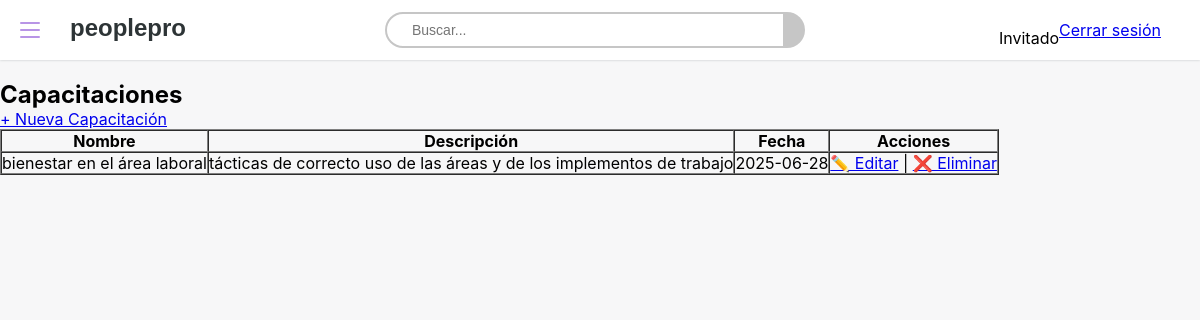
Page /public/index.php?action=capacitacion on the committed database.
### tables this page shows
CREATE TABLE `capacitaciones` (
  `id` int(11) NOT NULL,
  `nombre` varchar(100) NOT NULL,
  `descripcion` text DEFAULT NULL,
  `fecha` date NOT NULL,
  `created_at` timestamp NOT NULL DEFAULT current_timestamp()
);

### core/controller.php (called while the page is built, shortened)
<?php
class Controller {
    public function view($view, $data = []) {
        extract($data);
        require_once __DIR__ . '/../views/' . $view . '.php';
    }
}

### controllers/CapacitacionController.php (called while the page is built, shortened)
<?php
require_once __DIR__ . '/../models/Capacitacion.php';
require_once __DIR__ . '/../core/Controller.php';
class CapacitacionController extends Controller {
    private $model;
    public function __construct() {
        $this->model = new Capacitacion();
    }
    public function index() {
        $data['capacitaciones'] = $this->model->obtenerTodos();
        $this->view('capacitaciones/index', $data);
    }
}

### core/model.php (called while the page is built, shortened)
<?php
require_once __DIR__ . '/../config/database.php';
class Model {
    public function __construct() {
        $db = new Database();
        $this->conn = $db->connect();
    }
}

### config/database.php (called while the page is built, shortened)
<?php
class Database {
    private $host = "localhost";
    private $db_name = "peoplepro";
    private $username = "root";
    private $password = "";
    public function connect() {
        $this->conn = null;
        try {
            $this->conn = new PDO("mysql:host=$this->host;dbname=$this->db_name", $this->username, $this->password);
            $this->conn->setAttribute(PDO::ATTR_ERRMODE, PDO::ERRMODE_EXCEPTION);
        } catch (PDOException $e) {
            die("Error en la conexión: " . $e->getMessage());
        }
        return $this->conn;
    }
}

### models/Capacitacion.php (called while the page is built, shortened)
<?php
require_once __DIR__ . '/../core/Model.php';
class Capacitacion extends Model {
    public function obtenerTodos() {
        $stmt = $this->conn->prepare("SELECT * FROM capacitaciones");
        $stmt->execute();
        return $stmt->fetchAll(PDO::FETCH_ASSOC);
    }
}

### views/capacitaciones/index.php (the view, shortened to what this page needs)
<!DOCTYPE html>
<html lang="es">
<head>
  <link rel="stylesheet" href="/peoplepro/public/css/nav.css">
</head>
<body>
    <header class="header">
        <div class="izquierda">
            <button class="menu-hamburguesa">
                <span class="linea"></span>
                <span class="linea"></span>
                <span class="linea"></span>
            </button>
            <div id="logo"></div>
        </div>
        <form action="#" class="buscador">
        <input type="text" placeholder="Buscar..." class="input-buscador">
        <button type="submit" class="buscador-icono"><i class="bi bi-search"></i></button>
        </form>
        <div class="derecha">
            <p><?= htmlspecialchars($_SESSION['usuario_nombre'] ?? 'Invitado') ?></p>
            <a href="index.php?action=logout">Cerrar sesión</a>
        </div>
    </header>
    <br>
    <h2>Capacitaciones</h2>
        <a href="/peoplepro/public/index.php?action=capacitacion&method=crear">+ Nueva Capacitación</a>
        <table border="1" cellpadding="5" cellspacing="0">
            <thead>
                <tr>
                    <th>Nombre</th>
                    <th>Descripción</th>
                    <th>Fecha</th>
                    <th>Acciones</th>
                </tr>
            </thead>
            <tbody>
                <?php foreach ($capacitaciones as $cap): ?>
                <tr>
                    <td><?= htmlspecialchars($cap['nombre']) ?></td>
                    <td><?= htmlspecialchars($cap['descripcion']) ?></td>
                    <td><?= htmlspecialchars($cap['fecha']) ?></td>
                    <td>
                        <a href="/peoplepro/public/index.php?action=capacitacion&method=editar&id=<?= $cap['id'] ?>">✏️ Editar</a> |
                        <a href="/peoplepro/public/index.php?action=capacitacion&method=eliminar&id=<?= $cap['id'] ?>" onclick="return confirm('¿Seguro que quieres eliminar esta capacitación?');">❌ Eliminar</a>
                    </td>
                </tr>
                <?php endforeach; ?>
            </tbody>
        </table>
</body>
</html>

### public/css/nav.css (style rules this page uses)
@media (prefers-color-scheme: light) { :root { --fondo: #F7F7F8; --fondo-header: #ffffff; --texto-primario: #2D3436; --texto-secundario: #636E72; --color-logo: #2D3436; --color-icono-menu: #b895e6; --box-shadow: #bdc2c4 0px 0px 2.5px; --color-buscador:#C6C6C6; } }
* { margin: 0; padding: 0; box-sizing: border-box; font-family: "Inter", sans-serif; }
body { background-color: var(--fondo); }
.header { background-color: var(--fondo-header); padding: 10px; display: flex; align-items: center; justify-content: space-between; width: 100%; height: auto; box-shadow: var(--box-shadow); position: sticky; }
.izquierda { display: flex; align-items: center; justify-content: center; }
.menu-hamburguesa { display: flex; flex-direction: column; justify-content: center; align-items: center; width: 40px; height: 40px; gap: 5px; cursor: pointer; z-index: 8888; border: none; }
.linea { position: relative; width: 20px; height: 2px; background-color: var(--color-icono-menu); border-radius: 10px; transition: all 0.5s ease-in-out; }
.menu-hamburguesa .linea:nth-child(1), .menu-hamburguesa .linea:nth-child(3) { top: 0; transform: rotate(0deg); }
.menu-hamburguesa .linea:nth-child(2) { opacity: 1; visibility: visible; }
#logo { font-size: 24px; white-space: pre-wrap; padding: 0 5px 5px 0; animation: blink-caret 0.75s step-end infinite; color: var(--color-logo); font-family: "Libre Franklin", sans-serif; font-weight:900; margin-left: 20px; z-index: 7777; width: 150px; }
.buscador { display: flex; justify-content: center; }
.input-buscador { padding: 8px 10px 8px 25px; background-size: 16px 16px; border: 2px solid var(--color-buscador); border-radius: 20px 0 0 20px; font-size: 14px; outline: none; width: 400px; font-family: "Libre Franklin", sans-serif; font-weight: 500; overflow: hidden; color: #3d3f41; }
.buscador-icono { border: none; padding: 6.2px 10px; border-radius: 0 20px 20px 0; background-color: var(--color-buscador); }
.derecha { display: flex; align-items: center; justify-content: center; width: 220px; height: 40px; }
.derecha p { margin-top: 15px; }
.derecha, .izquierda, .buscador, .menu-hamburguesa, #logo, .nav-lista li, .nav-lista a, .nav-lista { background-color: transparent; box-sizing: border-box; }

### rows in the picture
capacitaciones: nombre "bienestar en el área laboral", descripcion "tácticas de correcto uso de las áreas y de los implementos de trabajo", fecha "2025-06-28"

### other values in the picture
$_SESSION['usuario_nombre'] "Invitado"
